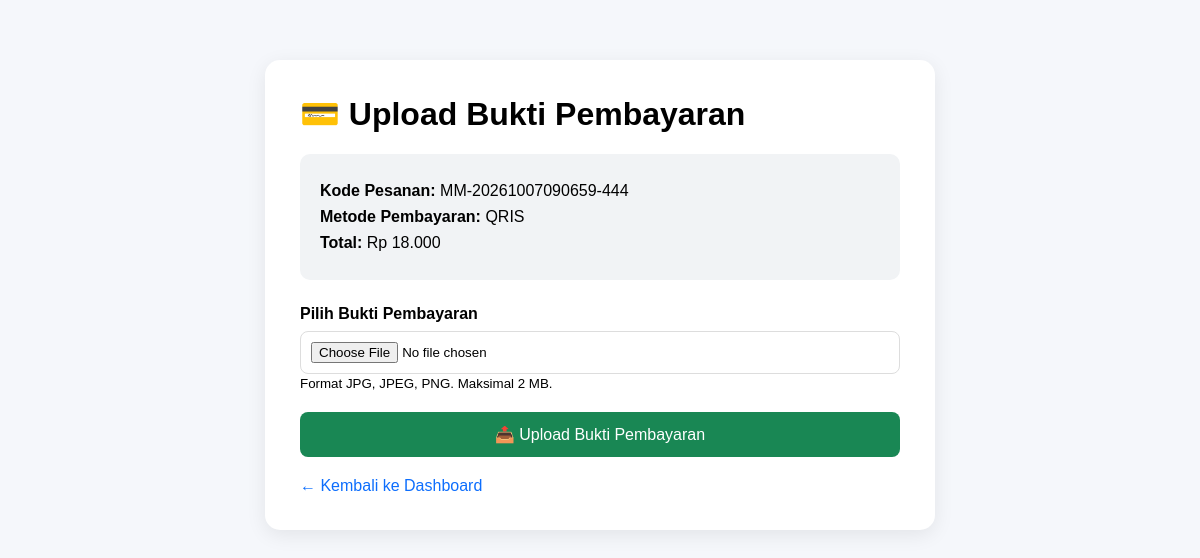
Screenshot of /user/payment.php?id=5 (signed in) with the database file from the repository.
### tables this page shows
CREATE TABLE `orders` (
  `id` int(11) NOT NULL,
  `user_id` int(11) NOT NULL,
  `order_code` varchar(50) NOT NULL,
  `recipient_name` varchar(100) NOT NULL,
  `phone` varchar(20) NOT NULL,
  `address` text NOT NULL,
  `shipping_method` varchar(100) DEFAULT NULL,
  `shipping_cost` decimal(12,2) DEFAULT 0.00,
  `subtotal` decimal(12,2) NOT NULL,
  `total` decimal(12,2) NOT NULL,
  `payment_method` enum('transfer','qris','cod') NOT NULL,
  `payment_proof` varchar(255) DEFAULT NULL,
  `status` enum('pending','paid','shipped','completed','cancelled') NOT NULL DEFAULT 'pending',
  `created_at` timestamp NOT NULL DEFAULT current_timestamp()
);

### user/payment.php (the view, shortened to what this page needs)
<?php
require_once __DIR__ . "/../config/database.php";
$user_id = $_SESSION['user_id'];
$order_id = intval($_GET['id']);
$query = "
    SELECT *
    FROM orders
    WHERE id = '$order_id'
    AND user_id = '$user_id'
";
$result = mysqli_query($conn, $query);
$order = mysqli_fetch_assoc($result);
?>
<!DOCTYPE html>
<html lang="id">
<head>
</head>
<body>
<div class="container">
    <h1>💳 Upload Bukti Pembayaran</h1>
    <div class="order-info">
        <p>
            <strong>Kode Pesanan:</strong>
            <?= htmlspecialchars($order['order_code']); ?>
        </p>
        <p>
            <strong>Metode Pembayaran:</strong>
            <?= strtoupper($order['payment_method']); ?>
        </p>
        <p>
            <strong>Total:</strong>
            Rp <?= number_format($order['total'], 0, ',', '.'); ?>
        </p>
    </div>
    <?php if (empty($order['payment_proof'])): ?>
        <form method="POST" enctype="multipart/form-data">
            <label>
                Pilih Bukti Pembayaran
            </label>
            <input
                type="file"
                name="payment_proof"
                accept=".jpg,.jpeg,.png"
                required
            >
            <small>
                Format JPG, JPEG, PNG. Maksimal 2 MB.
            </small>
            <button type="submit" name="upload">
                📤 Upload Bukti Pembayaran
            </button>
        </form>
    <?php else: ?>
        <div class="success">
            Bukti pembayaran sudah diupload dan sedang menunggu verifikasi.
        </div>
    <?php endif; ?>
    <a href="dashboard.php" class="back">
        ← Kembali ke Dashboard
    </a>
</div>
</body>
</html>

### user/payment.php (style rules this page uses)
body { margin: 0; font-family: Arial, sans-serif; background: #f5f7fb; }
.container { width: 600px; max-width: 90%; margin: 60px auto; background: white; padding: 35px; border-radius: 15px; box-shadow: 0 5px 20px rgba(0,0,0,0.08); }
h1 { margin-top: 0; }
.order-info { background: #f1f3f5; padding: 20px; border-radius: 10px; margin-bottom: 25px; }
.order-info p { margin: 8px 0; }
label { display: block; margin-bottom: 8px; font-weight: bold; }
input[type="file"] { width: 100%; padding: 10px; border: 1px solid #ddd; border-radius: 8px; box-sizing: border-box; }
button { margin-top: 20px; width: 100%; padding: 13px; border: none; border-radius: 8px; background: #198754; color: white; font-size: 16px; cursor: pointer; }
.back { display: inline-block; margin-top: 20px; text-decoration: none; color: #0d6efd; }

### rows the page displays
orders: order_code "MM-20261007090659-444", payment_method "QRIS", total "18.000"
